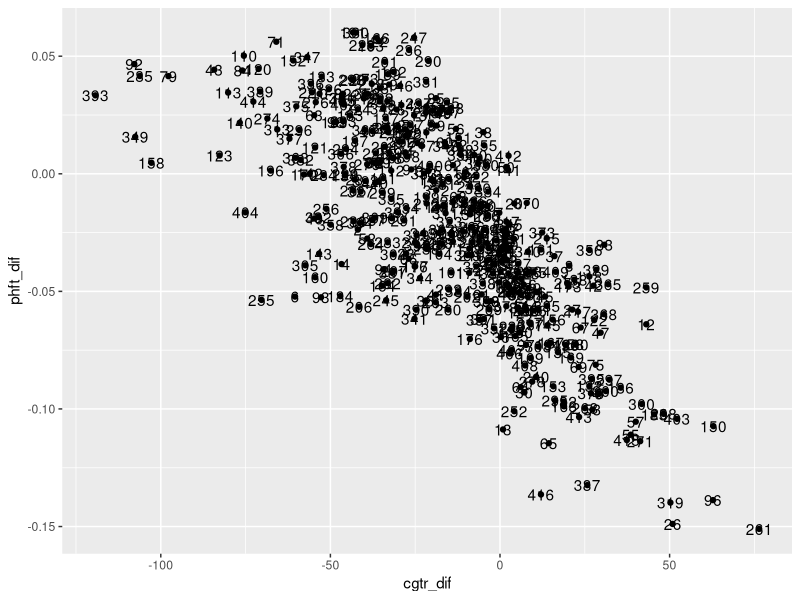

R code for this plot: (Note: this script raises an error after producing the figure.)
library(ggplot2)
library(reshape2)

setwd('~/codes') #Marcelo
# setwd("D:/Projetos/Saint-Gobain_2019/Analises/BaseDados_Multi")  #Amanda
#

strip = function(string, split_char='_', position=4){
  # para identificar caracter??sticas de geometria a partir do nome do slice
  as.character(strsplit(as.character(string),split_char)[[1]][position])
}

df = read.csv('outputs_uni_uh.csv')   #Uni
# df <- read.csv("outputs_multi_uh.csv")  #Multi

#converte J para kWh
df[, c("cgtr_cooling","cgtr_heating","cgtr_cooling_ref","cgtr_heating_ref")] <- df[, c("cgtr_cooling","cgtr_heating","cgtr_cooling_ref","cgtr_heating_ref")]/3600000

# diferencas entre caso e ref
df$phft_dif = df$phft - df$phft_ref
df$cgtr_dif = df$cgtr_cooling + df$cgtr_heating - df$cgtr_cooling_ref - df$cgtr_heating_ref
df$tmax_dif = df$t_max - df$t_max_ref
df$tmin_dif = df$t_min - df$t_min_ref

#area da uh base
area_uh = 38.58 #Uni
# area_uh_canto <- 34.72 #Multi canto
# area_uh_meio <- 33.81  #Multi meio


# identifica caracteristicas a partir do nome do slice
df$ratio = sapply(df$geometria, strip, position = 4)  # strsplit(as.character(df$geometria),'_')[4]
df$height = sapply(df$geometria, strip, position = 5)  # strsplit(as.character(df$geometria),'_')[[1]][5]
df$area = sapply(df$geometria, strip, position = 6)  # strsplit(as.character(df$geometria),'_')[[1]][6]

#Uni
df$area = ifelse(
  substr(df$area,1,1) == '0', area_uh, ifelse(
    substr(df$area,1,1) == '1', 1.5*area_uh,
    2*area_uh
  )
)

#Multi
# df$area = ifelse(
#   substr(df$area,1,1) == '0' & df$uh_expo == "CANTO", 1*area_uh_canto, ifelse(
#     substr(df$area,1,1) == '1' & df$uh_expo == "CANTO", 1.5*area_uh_canto, ifelse(
#       substr(df$area,1,1) == '0' & df$uh_expo == "MEIO", 1*area_uh_meio, 
#       1.5*area_uh_meio
#     )))

df$cgtr_dif = df$cgtr_dif/df$area
df$somb = sapply(df$sombreamento, strip, position = 3)  # strsplit(as.character(df$sombreamento),'_')[[1]][3]
df$wwr = sapply(df$paf, strip, position = 3)  # strsplit(as.character(df$paf),'_')[[1]][3]

# separe por estado
df_SC = df[df$estado == 'SC',]
df_PR = df[df$estado == 'PR',]
df_RS = df[df$estado == 'RS',]
df_GO = df[df$estado == 'GO',]
df_MA = df[df$estado == 'MA',]
df_MG = df[df$estado == 'MG',]
df_RJ = df[df$estado == 'RJ',]
df_TO = df[df$estado == 'TO',]

# #Cria df por clima, filtrando os resultados de uma uh especifica para analise (canto 12 na cobertura)
# df_SC = df[df$estado == 'SC' & df$floor == "CO" & df$uh_expo == "CANTO"  & df$uh_position == 12,]
# df_PR = df[df$estado == 'PR' & df$floor == "CO" & df$uh_expo == "CANTO" & df$uh_position == 12,]
# df_RS = df[df$estado == 'RS' & df$floor == "CO" & df$uh_expo == "CANTO" & df$uh_position == 12,]
# df_GO = df[df$estado == 'GO' & df$floor == "CO" & df$uh_expo == "CANTO" & df$uh_position == 12,]
# df_MA = df[df$estado == 'MA' & df$floor == "CO" & df$uh_expo == "CANTO" & df$uh_position == 12,]
# df_MG = df[df$estado == 'MG' & df$floor == "CO" & df$uh_expo == "CANTO" & df$uh_position == 12,]
# df_RJ = df[df$estado == 'RJ' & df$floor == "CO" & df$uh_expo == "CANTO" & df$uh_position == 12,]
# df_TO = df[df$estado == 'TO' & df$floor == "CO" & df$uh_expo == "CANTO" & df$uh_position == 12,]

#Grafico para exploracao dos resultados
ggplot(data=df_PR, aes(x=cgtr_dif, y=phft_dif))+
  geom_point()+
  geom_text(aes(label=case))

#Cria df com as maiores diferencas de phft, em relacao a referencia
heroes_phft <- rbind(df_SC[df_SC$phft_dif == max(df_SC$phft_dif),], 
                     df_PR[df_PR$phft_dif == max(df_PR$phft_dif),],
                     df_RS[df_RS$phft_dif == max(df_RS$phft_dif),],
                     df_GO[df_GO$phft_dif == max(df_GO$phft_dif),],
                     df_MA[df_MA$phft_dif == max(df_MA$phft_dif),],
                     df_MG[df_MG$phft_dif == max(df_MG$phft_dif),],
                     df_RJ[df_RJ$phft_dif == max(df_RJ$phft_dif),],
                     df_TO[df_TO$phft_dif == max(df_TO$phft_dif),])

#Cria df com as maiores diferencas de carga termica, em relacao a referencia
heroes_cgtt <- rbind(df_SC[df_SC$cgtr_dif == min(df_SC$cgtr_dif),],
                     df_PR[df_PR$cgtr_dif == min(df_PR$cgtr_dif),],
                     df_RS[df_RS$cgtr_dif == min(df_RS$cgtr_dif),],
                     df_GO[df_GO$cgtr_dif == min(df_GO$cgtr_dif),],
                     df_MA[df_MA$cgtr_dif == min(df_MA$cgtr_dif),],
                     df_MG[df_MG$cgtr_dif == min(df_MG$cgtr_dif),],
                     df_RJ[df_RJ$cgtr_dif == min(df_RJ$cgtr_dif),],
                     df_TO[df_TO$cgtr_dif == min(df_TO$cgtr_dif),])

# GRAFICOS ----

df_graph <- heroes_phft[, c("case","estado","ph_inf","ph_sup","phft","ph_inf_ref","ph_sup_ref","phft_ref","cgtr_cooling","cgtr_heating","cgtr_cooling_ref","cgtr_heating_ref")]
df_graph <- melt(df_graph, id=c("case","estado"))
df_graph$modelo <- NA
df_graph$var <- NA

for(i in 1:nrow(df_graph)){
  if(grepl("ref",df_graph[i, "variable"]) == TRUE){
    df_graph[i, "modelo"] <- "ref"
  }else{
    df_graph[i, "modelo"] <- "real"
  }
  if(grepl("phft",df_graph[i, "variable"]) == TRUE){
    df_graph[i, "var"] <- "phft"
  }
  if(grepl("ph_inf",df_graph[i, "variable"]) == TRUE){
    df_graph[i, "var"] <- "ph_inf"
  }
  if(grepl("ph_sup",df_graph[i, "variable"]) == TRUE){
    df_graph[i, "var"] <- "ph_sup"
  }
  if(grepl("cgtr_cooling",df_graph[i, "variable"]) == TRUE){
    df_graph[i, "var"] <- "cgtr_cooling"
  }
  if(grepl("cgtr_heating",df_graph[i, "variable"]) == TRUE){
    df_graph[i, "var"] <- "cgtr_heating"
  }
}

Labels_tipo <- c(PR = "ZB 1", RS = "ZB 2", SC = "ZB 3", MG = "ZB 4", RJ = "ZB 5",
                 GO ="ZB 6", TO ="ZB 7", MA ="ZB 8") #Muda labels do facet_grid

df_graph$var <- factor(df_graph$var, levels=c("ph_sup","ph_inf","phft","cgtr_heating","cgtr_cooling"))
df_graph$modelo <- factor(df_graph$modelo, levels=c("ref","real"))
df_graph$estado <- factor(df_graph$estado, levels=c("PR","RS","SC","MG","RJ","GO","TO","MA"))

# setwd("D:/Projetos/Saint-Gobain_2019/Analises/Graphs")  #Amanda


# ZB 1 (PR) ----
#PHFT
png(filename = 'PHFT_heroes_ZB1_uni.png',                                                           #MUDAR - Nome da figura
    width = 10, height = 15, units = "cm", res = 500)                                                         #Dimensoes da figura
plot(ggplot(data=subset(df_graph, (var=="phft"|var=="ph_inf"|var=="ph_sup") & 
                          (estado=="PR")), 
            aes(x=modelo, y=value*100, fill=var))+                                                            #MUDAR - Nome do dataframe e variaveis
       geom_bar(stat="identity")+                                                                             #Grafico de barras
       geom_text(aes(label=(round(value*100, digits=0)),                                                          #Plota valores do PHOCT
                     alpha=var),                                                                         #Transparencia do texto conforme variavel
                 color="black",                                                                               #Cor do texto
                 size=4.5,                                                                                    #Tamanho do texto
                 position = position_stack(vjust = 0.5))+
       # geom_text(aes(label=case), position=position_identity())+
       coord_cartesian(ylim=(0:100))+                                                                        #Limites do eixo y
       labs(x="",                                                                                            #MUDAR - Titulo do eixo x
            y="Percentual de Horas ocupadas na Faixa \nde Temperatura operativa (%)")+
       scale_alpha_manual(values = c(0, 0, 1))+                                                               #Transparencia do texto - apenas PHOCT nao eh transparente
       scale_fill_manual("",                                                                                  #Titulo da legenda de cores - nao tem
                         values=c("#FFA05C",
                                  "#A8DDFF",
                                  "#96D5C0"),
                         labels=c("\u2265 26?C ou 28?C", "\u2264 18?C", "18?C < T < 26?C ou 28?C"))+                        #Nome dos itens da legenda
       scale_x_discrete(labels=c("Ref.", "Real"))+
       scale_y_continuous(labels=function(x) format(x, big.mark = ".", scientific = FALSE))+                  #Adiciona divisao de milhar
       guides(alpha=FALSE)+                                                                                   #Remove legenda para transparencias
       theme(legend.position= "bottom",                                                                       #Posicao da legenda
             legend.text = element_text(size=11.5),                                                             #Tamanho do texto da legenda
             plot.title = element_text(size=15),                                                              #Tamanho do titulo do grafico
             plot.subtitle = element_text(size=13),                                                           #Tamanho do subtitulo do grafico
             axis.title.x = element_blank(),                                                                  #Tamanho do titulo do eixo x
             axis.title.y = element_text(size=14),                                                            #Tamanho do titulo do eixo y
             axis.text.x = element_text(size=14, vjust = 0.5, hjust=0.95),                                                #Tamanho do texto do eixo x, rotacionado 90 graus, alinhado com o centro da barra
             axis.text.y = element_text(size=14),                                                             #Tamanho do texto do eixo y
             strip.text.x = element_text(size = 16),                                                          #Tamanho do texto do facet grid no eixo x
             strip.text.y = element_text(size = 16))+                                                         #Tamanho do texto do facet grid no eixo y
       facet_grid(.~estado,                                                                                     #Cria divisao do grafico entre casos e cidades
                  labeller=labeller(estado = Labels_tipo))                                                      #Corrige nomes das divisoes do grafico - tem que rodar o Labels_tipo
)
dev.off()

#Grafico carga termica
png(filename = 'CgTT_heroes_ZB1_uni.png',                                                           #MUDAR - Nome da figura
    width = 10, height = 15, units = "cm", res = 500)                                                         #Dimensoes da figura
plot(ggplot(data=subset(df_graph, (var=="cgtr_cooling"|var=="cgtr_heating") &
                          (estado=="PR")), 
            aes(x=modelo, y=value, fill=var))+                                                            #MUDAR - Nome do dataframe e variaveis
       geom_bar(stat="identity")+                                                                             #Grafico de barras
       geom_text(aes(label=(round(value, digits=0)),                                                          #Plota valores do PHOCT
                     alpha=var),                                                                         #Transparencia do texto conforme variavel
                 color="black",                                                                               #Cor do texto
                 size=3.0, angle=90,                                                                                   #Tamanho do texto
                 position = position_stack(vjust = 0.5))+                                                     #Texto no meio da barra
       labs(x="",                                                                                            #MUDAR - Titulo do eixo x
            y="Carga t?rmica anual (kWh/m?)")+
       scale_alpha_manual(values = c(0,0))+                                                               #Transparencia do texto
       scale_fill_manual("",                                                                                  #Titulo da legenda de cores - nao tem 
                         values=c("red","deepskyblue3"),
                         labels=c("Aquecimento","Refrigera??o"))+                        #Nome dos itens da legenda                              
       scale_x_discrete(labels=c("Ref.", "Real"))+
       scale_y_continuous(labels=function(x) format(x, big.mark = ".", scientific = FALSE))+                  #Adiciona divisao de milhar
       guides(alpha=FALSE)+                                                                                   #Remove legenda para transparencias
       theme(legend.position= "bottom",                                                                       #Posicao da legenda
             legend.text = element_text(size=11.5),                                                             #Tamanho do texto da legenda
             plot.title = element_text(size=15),                                                              #Tamanho do titulo do grafico
             plot.subtitle = element_text(size=13),                                                           #Tamanho do subtitulo do grafico
             axis.title.x = element_blank(),                                                                  #Tamanho do titulo do eixo x
             axis.title.y = element_text(size=14),                                                            #Tamanho do titulo do eixo y
             axis.text.x = element_text(size=14, vjust = 0.5, hjust=0.95),                                                #Tamanho do texto do eixo x, rotacionado 90 graus, alinhado com o centro da barra
             axis.text.y = element_text(size=14),                                                             #Tamanho do texto do eixo y
             strip.text.x = element_text(size = 16),                                                          #Tamanho do texto do facet grid no eixo x
             strip.text.y = element_text(size = 16))+                                                         #Tamanho do texto do facet grid no eixo y
       facet_grid(.~estado,                                                                                     #Cria divisao do grafico entre casos e cidades
                  labeller=labeller(estado = Labels_tipo))                                                      #Corrige nomes das divisoes do grafico - tem que rodar o Labels_tipo
)
dev.off()



# ZBs 2 e 3 (RS e SC) ----
#PHFT
png(filename = 'PHFT_heroes_ZB2-3_uni.png',                                                           #MUDAR - Nome da figura
    width = 10, height = 15, units = "cm", res = 500)                                                         #Dimensoes da figura
plot(ggplot(data=subset(df_graph, (var=="phft"|var=="ph_inf"|var=="ph_sup") & 
                          (estado=="RS"|estado=="SC")), 
            aes(x=modelo, y=value*100, fill=var))+                                                            #MUDAR - Nome do dataframe e variaveis
       geom_bar(stat="identity")+                                                                             #Grafico de barras
       geom_text(aes(label=(round(value*100, digits=0)),                                                          #Plota valores do PHOCT
                     alpha=var),                                                                         #Transparencia do texto conforme variavel
                 color="black",                                                                               #Cor do texto
                 size=4.5,                                                                                    #Tamanho do texto
                 position = position_stack(vjust = 0.5))+
       # geom_text(aes(label=case), position=position_identity())+
       coord_cartesian(ylim=(0:100))+                                                                        #Limites do eixo y
       labs(x="",                                                                                            #MUDAR - Titulo do eixo x
            y="Percentual de Horas ocupadas na Faixa \nde Temperatura operativa (%)")+
       scale_alpha_manual(values = c(0, 0, 1))+                                                               #Transparencia do texto - apenas PHOCT nao eh transparente
       scale_fill_manual("",                                                                                  #Titulo da legenda de cores - nao tem
                         values=c("#FFA05C",
                                  "#A8DDFF",
                                  "#96D5C0"),
                         labels=c("\u2265 26?C ou 28?C", "\u2264 18?C", "18?C < T < 26?C ou 28?C"))+                        #Nome dos itens da legenda
       scale_x_discrete(labels=c("Ref.", "Real"))+
       scale_y_continuous(labels=function(x) format(x, big.mark = ".", scientific = FALSE))+                  #Adiciona divisao de milhar
       guides(alpha=FALSE)+                                                                                   #Remove legenda para transparencias
       theme(legend.position= "bottom",                                                                       #Posicao da legenda
             legend.text = element_text(size=11.5),                                                             #Tamanho do texto da legenda
             plot.title = element_text(size=15),                                                              #Tamanho do titulo do grafico
             plot.subtitle = element_text(size=13),                                                           #Tamanho do subtitulo do grafico
             axis.title.x = element_blank(),                                                                  #Tamanho do titulo do eixo x
             axis.title.y = element_text(size=14),                                                            #Tamanho do titulo do eixo y
             axis.text.x = element_text(size=14, vjust = 0.5, hjust=0.95),                                                #Tamanho do texto do eixo x, rotacionado 90 graus, alinhado com o centro da barra
             axis.text.y = element_text(size=14),                                                             #Tamanho do texto do eixo y
             strip.text.x = element_text(size = 16),                                                          #Tamanho do texto do facet grid no eixo x
             strip.text.y = element_text(size = 16))+                                                         #Tamanho do texto do facet grid no eixo y
       facet_grid(.~estado,                                                                                     #Cria divisao do grafico entre casos e cidades
                  labeller=labeller(estado = Labels_tipo))                                                      #Corrige nomes das divisoes do grafico - tem que rodar o Labels_tipo
)
dev.off()

#Grafico carga termica
png(filename = 'CgTT_heroes_ZB2-3_uni.png',                                                           #MUDAR - Nome da figura
    width = 10, height = 15, units = "cm", res = 500)                                                         #Dimensoes da figura
plot(ggplot(data=subset(df_graph, (var=="cgtr_cooling"|var=="cgtr_heating") &
                          (estado=="RS"|estado=="SC")), 
            aes(x=modelo, y=value, fill=var))+                                                            #MUDAR - Nome do dataframe e variaveis
       geom_bar(stat="identity")+                                                                             #Grafico de barras
       geom_text(aes(label=(round(value, digits=0)),                                                          #Plota valores do PHOCT
                     alpha=var),                                                                         #Transparencia do texto conforme variavel
                 color="black",                                                                               #Cor do texto
                 size=3.0, angle=90,                                                                                   #Tamanho do texto
                 position = position_stack(vjust = 0.5))+                                                     #Texto no meio da barra
       labs(x="",                                                                                            #MUDAR - Titulo do eixo x
            y="Carga t?rmica anual (kWh/m?)")+
       scale_alpha_manual(values = c(0,0))+                                                               #Transparencia do texto
       scale_fill_manual("",                                                                                  #Titulo da legenda de cores - nao tem 
                         values=c("red","deepskyblue3"),
                         labels=c("Aquecimento","Refrigera??o"))+                        #Nome dos itens da legenda                              
       scale_x_discrete(labels=c("Ref.", "Real"))+
       scale_y_continuous(labels=function(x) format(x, big.mark = ".", scientific = FALSE))+                  #Adiciona divisao de milhar
       guides(alpha=FALSE)+                                                                                   #Remove legenda para transparencias
       theme(legend.position= "bottom",                                                                       #Posicao da legenda
             legend.text = element_text(size=11.5),                                                             #Tamanho do texto da legenda
             plot.title = element_text(size=15),                                                              #Tamanho do titulo do grafico
             plot.subtitle = element_text(size=13),                                                           #Tamanho do subtitulo do grafico
             axis.title.x = element_blank(),                                                                  #Tamanho do titulo do eixo x
             axis.title.y = element_text(size=14),                                                            #Tamanho do titulo do eixo y
             axis.text.x = element_text(size=14, vjust = 0.5, hjust=0.95),                                                #Tamanho do texto do eixo x, rotacionado 90 graus, alinhado com o centro da barra
             axis.text.y = element_text(size=14),                                                             #Tamanho do texto do eixo y
             strip.text.x = element_text(size = 16),                                                          #Tamanho do texto do facet grid no eixo x
             strip.text.y = element_text(size = 16))+                                                         #Tamanho do texto do facet grid no eixo y
       facet_grid(.~estado,                                                                                     #Cria divisao do grafico entre casos e cidades
                  labeller=labeller(estado = Labels_tipo))                                                      #Corrige nomes das divisoes do grafico - tem que rodar o Labels_tipo
)
dev.off()

# ZBs 5 e 6 (RJ e GO) ----
#PHFT
png(filename = 'PHFT_heroes_ZB5-6_uni.png',                                                           #MUDAR - Nome da figura
    width = 10, height = 15, units = "cm", res = 500)                                                         #Dimensoes da figura
plot(ggplot(data=subset(df_graph, (var=="phft"|var=="ph_inf"|var=="ph_sup") & 
                          (estado=="GO"|estado=="RJ")), 
            aes(x=modelo, y=value*100, fill=var))+                                                            #MUDAR - Nome do dataframe e variaveis
       geom_bar(stat="identity")+                                                                             #Grafico de barras
       geom_text(aes(label=(round(value*100, digits=0)),                                                          #Plota valores do PHOCT
                     alpha=var),                                                                         #Transparencia do texto conforme variavel
                 color="black",                                                                               #Cor do texto
                 size=4.5,                                                                                    #Tamanho do texto
                 position = position_stack(vjust = 0.5))+
       # geom_text(aes(label=case), position=position_identity())+
       coord_cartesian(ylim=(0:100))+                                                                        #Limites do eixo y
       labs(x="",                                                                                            #MUDAR - Titulo do eixo x
            y="Percentual de Horas ocupadas na Faixa \nde Temperatura operativa (%)")+
       scale_alpha_manual(values = c(0, 0, 1))+                                                               #Transparencia do texto - apenas PHOCT nao eh transparente
       scale_fill_manual("",                                                                                  #Titulo da legenda de cores - nao tem
                         values=c("#FFA05C",
                                  "#A8DDFF",
                                  "#96D5C0"),
                         labels=c("\u2265 26?C ou 28?C", "\u2264 18?C", "18?C < T < 26?C ou 28?C"))+                        #Nome dos itens da legenda
       scale_x_discrete(labels=c("Ref.", "Real"))+
       scale_y_continuous(labels=function(x) format(x, big.mark = ".", scientific = FALSE))+                  #Adiciona divisao de milhar
       guides(alpha=FALSE)+                                                                                   #Remove legenda para transparencias
       theme(legend.position= "bottom",                                                                       #Posicao da legenda
             legend.text = element_text(size=11.5),                                                             #Tamanho do texto da legenda
             plot.title = element_text(size=15),                                                              #Tamanho do titulo do grafico
             plot.subtitle = element_text(size=13),                                                           #Tamanho do subtitulo do grafico
             axis.title.x = element_blank(),                                                                  #Tamanho do titulo do eixo x
             axis.title.y = element_text(size=14),                                                            #Tamanho do titulo do eixo y
             axis.text.x = element_text(size=14, vjust = 0.5, hjust=0.95),                                                #Tamanho do texto do eixo x, rotacionado 90 graus, alinhado com o centro da barra
             axis.text.y = element_text(size=14),                                                             #Tamanho do texto do eixo y
             strip.text.x = element_text(size = 16),                                                          #Tamanho do texto do facet grid no eixo x
             strip.text.y = element_text(size = 16))+                                                         #Tamanho do texto do facet grid no eixo y
       facet_grid(.~estado,                                                                                     #Cria divisao do grafico entre casos e cidades
                  labeller=labeller(estado = Labels_tipo))                                                      #Corrige nomes das divisoes do grafico - tem que rodar o Labels_tipo
)
dev.off()

#Grafico carga termica
png(filename = 'CgTT_heroes_ZB5-6_uni.png',                                                           #MUDAR - Nome da figura
    width = 10, height = 15, units = "cm", res = 500)                                                         #Dimensoes da figura
plot(ggplot(data=subset(df_graph, (var=="cgtr_cooling"|var=="cgtr_heating") &
                          (estado=="GO"|estado=="RJ")), 
            aes(x=modelo, y=value, fill=var))+                                                            #MUDAR - Nome do dataframe e variaveis
       geom_bar(stat="identity")+                                                                             #Grafico de barras
       geom_text(aes(label=(round(value, digits=0)),                                                          #Plota valores do PHOCT
                     alpha=var),                                                                         #Transparencia do texto conforme variavel
                 color="black",                                                                               #Cor do texto
                 size=3.0, angle=90,                                                                                   #Tamanho do texto
                 position = position_stack(vjust = 0.5))+                                                     #Texto no meio da barra
       labs(x="",                                                                                            #MUDAR - Titulo do eixo x
            y="Carga t?rmica anual (kWh/m?)")+
       scale_alpha_manual(values = c(0,0))+                                                               #Transparencia do texto
       scale_fill_manual("",                                                                                  #Titulo da legenda de cores - nao tem 
                         values=c("red","deepskyblue3"),
                         labels=c("Aquecimento","Refrigera??o"))+                        #Nome dos itens da legenda                              
       scale_x_discrete(labels=c("Ref.", "Real"))+
       scale_y_continuous(labels=function(x) format(x, big.mark = ".", scientific = FALSE))+                  #Adiciona divisao de milhar
       guides(alpha=FALSE)+                                                                                   #Remove legenda para transparencias
       theme(legend.position= "bottom",                                                                       #Posicao da legenda
             legend.text = element_text(size=11.5),                                                             #Tamanho do texto da legenda
             plot.title = element_text(size=15),                                                              #Tamanho do titulo do grafico
             plot.subtitle = element_text(size=13),                                                           #Tamanho do subtitulo do grafico
             axis.title.x = element_blank(),                                                                  #Tamanho do titulo do eixo x
             axis.title.y = element_text(size=14),                                                            #Tamanho do titulo do eixo y
             axis.text.x = element_text(size=14, vjust = 0.5, hjust=0.95),                                                #Tamanho do texto do eixo x, rotacionado 90 graus, alinhado com o centro da barra
             axis.text.y = element_text(size=14),                                                             #Tamanho do texto do eixo y
             strip.text.x = element_text(size = 16),                                                          #Tamanho do texto do facet grid no eixo x
             strip.text.y = element_text(size = 16))+                                                         #Tamanho do texto do facet grid no eixo y
       facet_grid(.~estado,                                                                                     #Cria divisao do grafico entre casos e cidades
                  labeller=labeller(estado = Labels_tipo))                                                      #Corrige nomes das divisoes do grafico - tem que rodar o Labels_tipo
)
dev.off()


# ZBs 4 e 7 (MG e TO) ----
#PHFT
png(filename = 'PHFT_heroes_ZB4e7_uni.png',                                                           #MUDAR - Nome da figura
    width = 10, height = 15, units = "cm", res = 500)                                                         #Dimensoes da figura
plot(ggplot(data=subset(df_graph, (var=="phft"|var=="ph_inf"|var=="ph_sup") & 
                          (estado=="MG"|estado=="TO")), 
            aes(x=modelo, y=value*100, fill=var))+                                                            #MUDAR - Nome do dataframe e variaveis
       geom_bar(stat="identity")+                                                                             #Grafico de barras
       geom_text(aes(label=(round(value*100, digits=0)),                                                          #Plota valores do PHOCT
                     alpha=var),                                                                         #Transparencia do texto conforme variavel
                 color="black",                                                                               #Cor do texto
                 size=4.5,                                                                                    #Tamanho do texto
                 position = position_stack(vjust = 0.5))+
       # geom_text(aes(label=case), position=position_identity())+
       coord_cartesian(ylim=(0:100))+                                                                        #Limites do eixo y
       labs(x="",                                                                                            #MUDAR - Titulo do eixo x
            y="Percentual de Horas ocupadas na Faixa \nde Temperatura operativa (%)")+
       scale_alpha_manual(values = c(0, 0, 1))+                                                               #Transparencia do texto - apenas PHOCT nao eh transparente
       scale_fill_manual("",                                                                                  #Titulo da legenda de cores - nao tem
                         values=c("#FFA05C",
                                  "#A8DDFF",
                                  "#96D5C0"),
                         labels=c("\u2265 26?C ou 28?C", "\u2264 18?C", "18?C < T < 26?C ou 28?C"))+                        #Nome dos itens da legenda
       scale_x_discrete(labels=c("Ref.", "Real"))+
       scale_y_continuous(labels=function(x) format(x, big.mark = ".", scientific = FALSE))+                  #Adiciona divisao de milhar
       guides(alpha=FALSE)+                                                                                   #Remove legenda para transparencias
       theme(legend.position= "bottom",                                                                       #Posicao da legenda
             legend.text = element_text(size=11.5),                                                             #Tamanho do texto da legenda
             plot.title = element_text(size=15),                                                              #Tamanho do titulo do grafico
             plot.subtitle = element_text(size=13),                                                           #Tamanho do subtitulo do grafico
             axis.title.x = element_blank(),                                                                  #Tamanho do titulo do eixo x
             axis.title.y = element_text(size=14),                                                            #Tamanho do titulo do eixo y
             axis.text.x = element_text(size=14, vjust = 0.5, hjust=0.95),                                                #Tamanho do texto do eixo x, rotacionado 90 graus, alinhado com o centro da barra
             axis.text.y = element_text(size=14),                                                             #Tamanho do texto do eixo y
             strip.text.x = element_text(size = 16),                                                          #Tamanho do texto do facet grid no eixo x
             strip.text.y = element_text(size = 16))+                                                         #Tamanho do texto do facet grid no eixo y
       facet_grid(.~estado,                                                                                     #Cria divisao do grafico entre casos e cidades
                  labeller=labeller(estado = Labels_tipo))                                                      #Corrige nomes das divisoes do grafico - tem que rodar o Labels_tipo
)
dev.off()

#Grafico carga termica
png(filename = 'CgTT_heroes_ZB4e7_uni.png',                                                           #MUDAR - Nome da figura
    width = 10, height = 15, units = "cm", res = 500)                                                         #Dimensoes da figura
plot(ggplot(data=subset(df_graph, (var=="cgtr_cooling"|var=="cgtr_heating") &
                          (estado=="MG"|estado=="TO")), 
            aes(x=modelo, y=value, fill=var))+                                                            #MUDAR - Nome do dataframe e variaveis
       geom_bar(stat="identity")+                                                                             #Grafico de barras
       geom_text(aes(label=(round(value, digits=0)),                                                          #Plota valores do PHOCT
                     alpha=var),                                                                         #Transparencia do texto conforme variavel
                 color="black",                                                                               #Cor do texto
                 size=3.0, angle=90,                                                                                   #Tamanho do texto
                 position = position_stack(vjust = 0.5))+                                                     #Texto no meio da barra
       labs(x="",                                                                                            #MUDAR - Titulo do eixo x
            y="Carga t?rmica anual (kWh/m?)")+
       scale_alpha_manual(values = c(0,0))+                                                               #Transparencia do texto
       scale_fill_manual("",                                                                                  #Titulo da legenda de cores - nao tem 
                         values=c("red","deepskyblue3"),
                         labels=c("Aquecimento","Refrigera??o"))+                        #Nome dos itens da legenda                              
       scale_x_discrete(labels=c("Ref.", "Real"))+
       scale_y_continuous(labels=function(x) format(x, big.mark = ".", scientific = FALSE))+                  #Adiciona divisao de milhar
       guides(alpha=FALSE)+                                                                                   #Remove legenda para transparencias
       theme(legend.position= "bottom",                                                                       #Posicao da legenda
             legend.text = element_text(size=11.5),                                                             #Tamanho do texto da legenda
             plot.title = element_text(size=15),                                                              #Tamanho do titulo do grafico
             plot.subtitle = element_text(size=13),                                                           #Tamanho do subtitulo do grafico
             axis.title.x = element_blank(),                                                                  #Tamanho do titulo do eixo x
             axis.title.y = element_text(size=14),                                                            #Tamanho do titulo do eixo y
             axis.text.x = element_text(size=14, vjust = 0.5, hjust=0.95),                                                #Tamanho do texto do eixo x, rotacionado 90 graus, alinhado com o centro da barra
             axis.text.y = element_text(size=14),                                                             #Tamanho do texto do eixo y
             strip.text.x = element_text(size = 16),                                                          #Tamanho do texto do facet grid no eixo x
             strip.text.y = element_text(size = 16))+                                                         #Tamanho do texto do facet grid no eixo y
       facet_grid(.~estado,                                                                                     #Cria divisao do grafico entre casos e cidades
                  labeller=labeller(estado = Labels_tipo))                                                      #Corrige nomes das divisoes do grafico - tem que rodar o Labels_tipo
)
dev.off()


# ZB 8 (MA) ----
#PHFT
png(filename = 'PHFT_heroes_ZB8_uni.png',                                                           #MUDAR - Nome da figura
    width = 10, height = 15, units = "cm", res = 500)                                                         #Dimensoes da figura
plot(ggplot(data=subset(df_graph, (var=="phft"|var=="ph_inf"|var=="ph_sup") & 
                          (estado=="MA")), 
            aes(x=modelo, y=value*100, fill=var))+                                                            #MUDAR - Nome do dataframe e variaveis
       geom_bar(stat="identity")+                                                                             #Grafico de barras
       geom_text(aes(label=(round(value*100, digits=0)),                                                          #Plota valores do PHOCT
                     alpha=var),                                                                         #Transparencia do texto conforme variavel
                 color="black",                                                                               #Cor do texto
                 size=4.5,                                                                                    #Tamanho do texto
                 position = position_stack(vjust = 0.5))+
       # geom_text(aes(label=case), position=position_identity())+
       coord_cartesian(ylim=(0:100))+                                                                        #Limites do eixo y
       labs(x="",                                                                                            #MUDAR - Titulo do eixo x
            y="Percentual de Horas ocupadas na Faixa \nde Temperatura operativa (%)")+
       scale_alpha_manual(values = c(0, 0, 1))+                                                               #Transparencia do texto - apenas PHOCT nao eh transparente
       scale_fill_manual("",                                                                                  #Titulo da legenda de cores - nao tem
                         values=c("#FFA05C",
                                  "#A8DDFF",
                                  "#96D5C0"),
                         labels=c("\u2265 26?C ou 28?C", "\u2264 18?C", "18?C < T < 26?C ou 28?C"))+                        #Nome dos itens da legenda
       scale_x_discrete(labels=c("Ref.", "Real"))+
       scale_y_continuous(labels=function(x) format(x, big.mark = ".", scientific = FALSE))+                  #Adiciona divisao de milhar
       guides(alpha=FALSE)+                                                                                   #Remove legenda para transparencias
       theme(legend.position= "bottom",                                                                       #Posicao da legenda
             legend.text = element_text(size=11.5),                                                             #Tamanho do texto da legenda
             plot.title = element_text(size=15),                                                              #Tamanho do titulo do grafico
             plot.subtitle = element_text(size=13),                                                           #Tamanho do subtitulo do grafico
             axis.title.x = element_blank(),                                                                  #Tamanho do titulo do eixo x
             axis.title.y = element_text(size=14),                                                            #Tamanho do titulo do eixo y
             axis.text.x = element_text(size=14, vjust = 0.5, hjust=0.95),                                                #Tamanho do texto do eixo x, rotacionado 90 graus, alinhado com o centro da barra
             axis.text.y = element_text(size=14),                                                             #Tamanho do texto do eixo y
             strip.text.x = element_text(size = 16),                                                          #Tamanho do texto do facet grid no eixo x
             strip.text.y = element_text(size = 16))+                                                         #Tamanho do texto do facet grid no eixo y
       facet_grid(.~estado,                                                                                     #Cria divisao do grafico entre casos e cidades
                  labeller=labeller(estado = Labels_tipo))                                                      #Corrige nomes das divisoes do grafico - tem que rodar o Labels_tipo
)
dev.off()

#Grafico carga termica
png(filename = 'CgTT_heroes_ZB8_uni.png',                                                           #MUDAR - Nome da figura
    width = 10, height = 15, units = "cm", res = 500)                                                         #Dimensoes da figura
plot(ggplot(data=subset(df_graph, (var=="cgtr_cooling"|var=="cgtr_heating") &
                          (estado=="MA")), 
            aes(x=modelo, y=value, fill=var))+                                                            #MUDAR - Nome do dataframe e variaveis
       geom_bar(stat="identity")+                                                                             #Grafico de barras
       geom_text(aes(label=(round(value, digits=0)),                                                          #Plota valores do PHOCT
                     alpha=var),                                                                         #Transparencia do texto conforme variavel
                 color="black",                                                                               #Cor do texto
                 size=3.0, angle=90,                                                                                   #Tamanho do texto
                 position = position_stack(vjust = 0.5))+                                                     #Texto no meio da barra
       labs(x="",                                                                                            #MUDAR - Titulo do eixo x
            y="Carga t?rmica anual (kWh/m?)")+
       scale_alpha_manual(values = c(0,0))+                                                               #Transparencia do texto
       scale_fill_manual("",                                                                                  #Titulo da legenda de cores - nao tem 
                         values=c("red","deepskyblue3"),
                         labels=c("Aquecimento","Refrigera??o"))+                        #Nome dos itens da legenda                              
       scale_x_discrete(labels=c("Ref.", "Real"))+
       scale_y_continuous(labels=function(x) format(x, big.mark = ".", scientific = FALSE))+                  #Adiciona divisao de milhar
       guides(alpha=FALSE)+                                                                                   #Remove legenda para transparencias
       theme(legend.position= "bottom",                                                                       #Posicao da legenda
             legend.text = element_text(size=11.5),                                                             #Tamanho do texto da legenda
             plot.title = element_text(size=15),                                                              #Tamanho do titulo do grafico
             plot.subtitle = element_text(size=13),                                                           #Tamanho do subtitulo do grafico
             axis.title.x = element_blank(),                                                                  #Tamanho do titulo do eixo x
             axis.title.y = element_text(size=14),                                                            #Tamanho do titulo do eixo y
             axis.text.x = element_text(size=14, vjust = 0.5, hjust=0.95),                                                #Tamanho do texto do eixo x, rotacionado 90 graus, alinhado com o centro da barra
             axis.text.y = element_text(size=14),                                                             #Tamanho do texto do eixo y
             strip.text.x = element_text(size = 16),                                                          #Tamanho do texto do facet grid no eixo x
             strip.text.y = element_text(size = 16))+                                                         #Tamanho do texto do facet grid no eixo y
       facet_grid(.~estado,                                                                                     #Cria divisao do grafico entre casos e cidades
                  labeller=labeller(estado = Labels_tipo))                                                      #Corrige nomes das divisoes do grafico - tem que rodar o Labels_tipo
)
dev.off()




############################# RESTO CODIGO MARCELO ----







# pega os 5% melhores de cada estado
df_heroes = data.frame()

for(uf in unique(df$estado)){
  df_UF = df[df$estado == uf,]
  df_heroes = rbind(df_heroes, subset(df_UF, df_UF$phft_dif > quantile(df_UF$phft_dif, .95)))
  # df_heroes = rbind(df_heroes, subset(df_UF, df_UF$cgtr_dif < quantile(df_UF$cgtr_dif, .05)))
}

# para facilitar, chamando sempre o "df"
df_base = df
# df = df_base
df_heroes_phft = df_heroes
# df_heroes_cgtr = df_heroes
df = df_heroes

# plota os casos separado por estado
slices = c("ratio", "height", "area", "azimute", "veneziana", "componente", "absortancia", "vidro", "open_fac", "somb", "wwr")
df$area = as.character(df$area)

for(slice in slices){
  png(filename = paste0(slice,'_phft.png'),
      # png(filename = paste0(slice,'_cgtr.png'), 
      width = 33.8, height = 19, units = "cm", res = 500)  
  plot(
    ggplot(df, aes(df[,slice])) +
      geom_bar() +  
      ggtitle(paste('PHft',slice)) +
      # ggtitle(paste('CgTr',slice)) +
      theme(axis.text.x = element_text(angle=90)) +
      facet_grid(.~estado)
  )
  dev.off()
}
#### ----

ggplot(df, aes(df$cgtr_cooling_ref, df$cgtr_cooling)) +
  geom_point() +  #col(stat= 'identity') +
  geom_point(aes(df$cgtr_heating_ref, df$cgtr_heating), color='red') +
  geom_abline() +
  xlim(c(0,95939348682))+ #(c(0,95939348682))+
  ylim(c(0,95939348682)) +
  # theme(axis.text.x = element_text(angle=90)) +
  facet_grid(.~estado)

df_UF = df_SC
df_plot = df_UF[df_UF$phft_dif > quantile(df_UF$phft_dif, .5)]

ggplot(df_plot, aes(df_plot$phft)) +
  geom_histogram(binwidth = .05)

ggplot(df_plot, aes(df_plot$phft_dif, fill = df_plot$absortancia)) +
  geom_histogram(binwidth = .05)

ggplot(df_plot, aes(df_plot$phft_dif, fill = df_plot$open_fac)) +
  geom_histogram(binwidth = .05)
